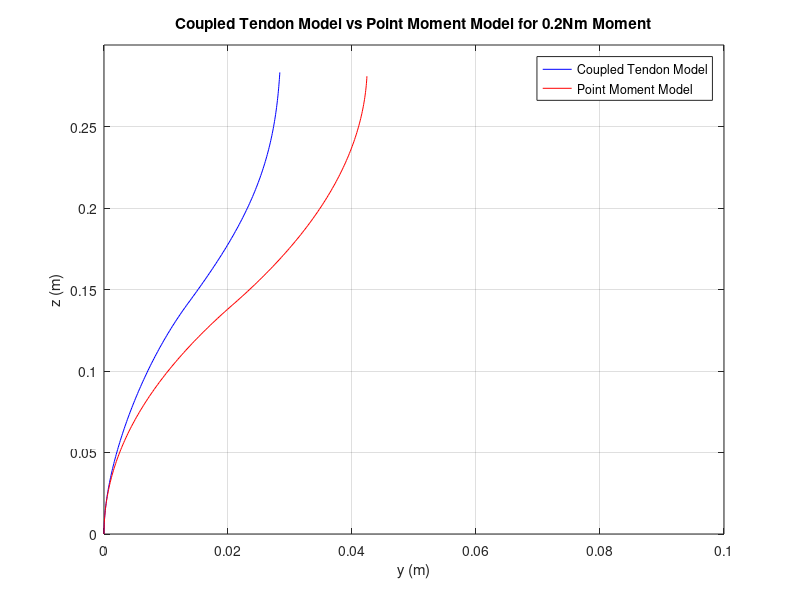

Write MATLAB code to recreate this figure.
%Coupled_vs_PointMoment
%Written by Athan Xenos

%Script that plots simulation data using point moment method and coupled
%method for modelling tendon actuation

clear variables
clear global
close all
clc 

%Load coupled tendon data
data = load('Tendon_M0.2.mat');
pb_tendon = data.pb;

%Load point moment data
data2 = load('PointMoment_M0.2.mat');
pb_moment = data2.pb;

%Plot two curves
plot(pb_tendon(:,2),pb_tendon(:,3),'b',pb_moment(:,2),pb_moment(:,3),'r');

%Graph labels
xlabel('y (m)');
ylabel('z (m)');
grid on
axis([0,0.1,0,0.3]);
title('Coupled Tendon Model vs Point Moment Model for 0.2Nm Moment');
legend('Coupled Tendon Model','Point Moment Model');